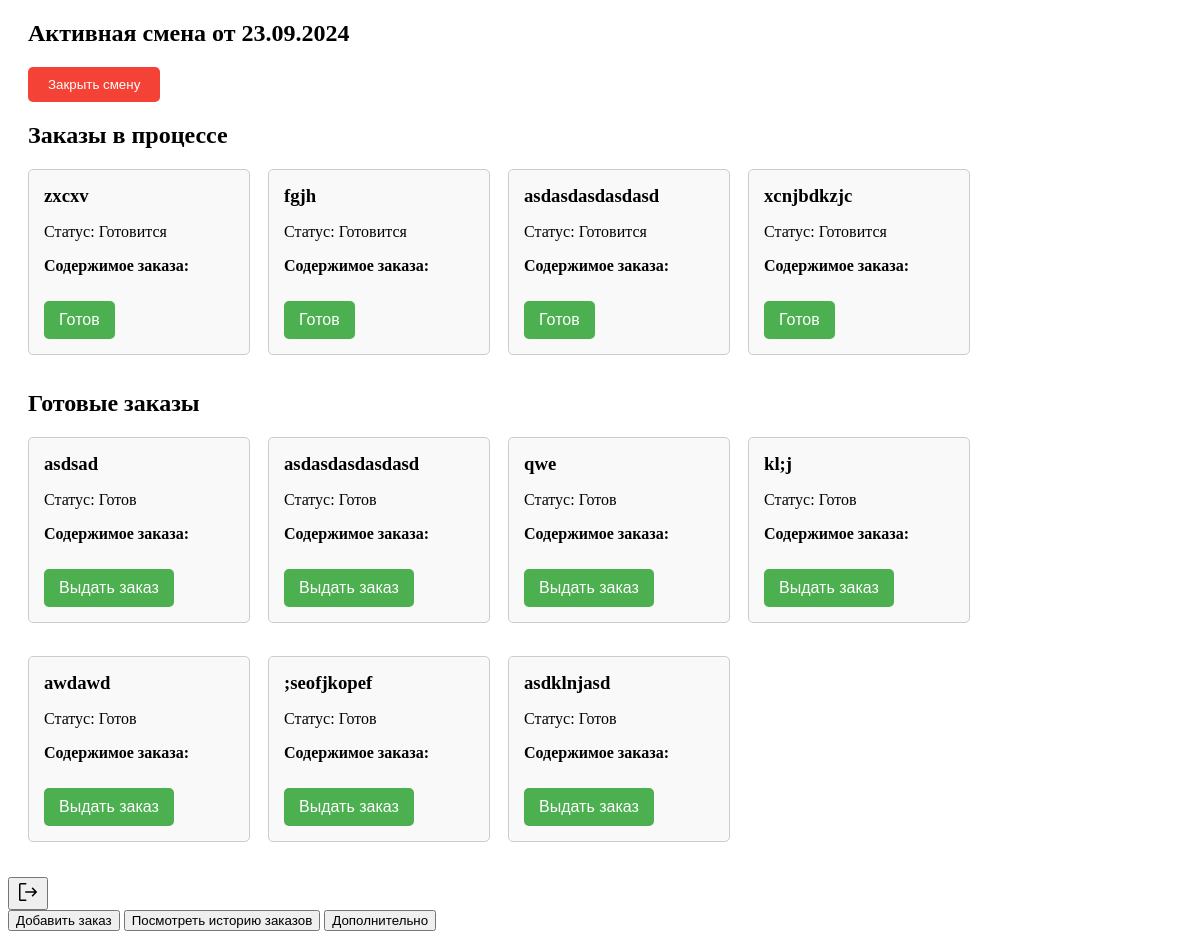
Page /worker_panel (signed in) on the earlier database version.
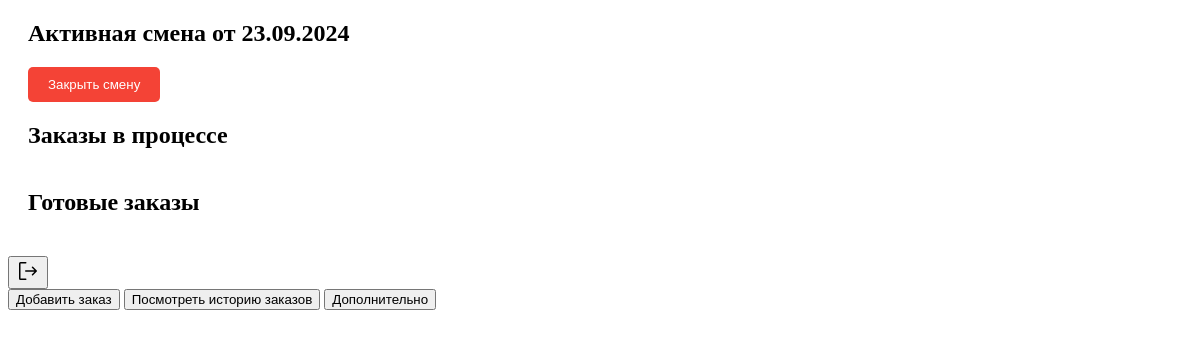
Same page on the later database version.
### main/models.py (models this page shows, shortened)
class Shift(models.Model):
    date = models.DateField(default=timezone.now, unique=True)
    orders = models.ManyToManyField(Order, related_name='shifts')
    is_active = models.BooleanField(default=False)

class Order(models.Model):
    ORDER_STATUS_CHOICES = [
        ('ready', 'Готов'),
        ('in_progress', 'Готовится'),
        ('cancelled', 'Отклонен'),
        ('completed', 'Завершен')
    ]
    order_status = models.CharField(choices=ORDER_STATUS_CHOICES, max_length=11)
    order_name = models.CharField(max_length=50)
    order_content = models.ManyToManyField(ProductInOrder)
    time_created = models.TimeField(default=timezone.now)
    time_completed = models.TimeField(default=timezone.now)
    time_prepared = models.TimeField(default=timezone.now)

### main/views.py (the view)
# urls.py: path('worker_panel', views.worker_panel, name='worker_panel'),
@login_required
def worker_panel(request):
    message = None
    orders_in_progress = Order.objects.filter(order_status='in_progress')
    orders_ready = Order.objects.filter(order_status='ready')
    try:
        shift = get_object_or_404(Shift, is_active=True)
    except:
        active_shifts = Shift.objects.filter(is_active=True)
        for shift in active_shifts:
            if shift.date != timezone.now().date():
                shift.is_active = False
                message = f'Смена от {shift.date} не была закрыта.'
                shift.save()
    if request.method == 'POST':
        shift.is_active = False
        shift.save()
        return render(request, 'main/end_of_shift.html')
    print(message)
    return render(request, 'main/worker_panel.html', {'orders_in_progress': orders_in_progress, 'orders_ready': orders_ready, 'shift': shift, 'message': message})

### main/templates/main/worker_panel.html (shortened to what this page needs)
{% extends 'main/layout.html' %}
{% block content %}
<div class="shift-container">
    <h2>Активная смена от {{ shift.date|date:"d.m.Y" }}</h2>
    <form method="post">
        <button type="submit" class="close-shift-btn">Закрыть смену</button>
    </form>
</div>
<div class="orders-container">
    <h2>Заказы в процессе</h2>
    <div class="order-container-content">
        {% for order_in_progress in orders_in_progress %}
        <div class="order-container">
            <h3>{{ order_in_progress.order_name }}</h3>
            <p>Статус: {{ order_in_progress.get_order_status_display }}</p>
            <h4>Содержимое заказа:</h4>
            <button class="mark-ready" data-order-id="{{ order_in_progress.id }}">Готов</button>
        </div>
        {% endfor %}
    </div>
    <h2>Готовые заказы</h2>
    <div class="order-container-content">
        {% for order_ready in orders_ready %}
        <div class="order-container">
            <h3>{{ order_ready.order_name }}</h3>
            <p>Статус: {{ order_ready.get_order_status_display }}</p>
            <h4>Содержимое заказа:</h4>
            <button class="complete-order" data-order-id="{{ order_ready.id }}">Выдать заказ</button>
        </div>
        {% endfor %}
    </div>
</div>
<form action="{% url 'logout' %}" method="post">
    <div class="text-white" data-icon="SignOut" data-size="24px" data-weight="regular">
        <button type="submit">
        </button>
    </div>
</form>
<a href="{% url 'add_order' %}"><button>Добавить заказ</button></a>
<a href="{% url 'orders_history' %}"><button>Посмотреть историю заказов</button></a>
<a href="{% url 'additional_panel' %}"><button>Дополнительно</button></a>
{% endblock %}

Differences in the rows shown:
removed Order: order_name "zxcxv", order_status "Готовится", shown under "Заказы в процессе"
removed Order: order_name "fgjh", order_status "Готовится", shown under "Заказы в процессе"
removed Order: order_name "asdasdasdasdasd", order_status "Готовится", shown under "Заказы в процессе"
removed Order: order_name "xcnjbdkzjc", order_status "Готовится", shown under "Заказы в процессе"
no longer on this page (row edited): Order: order_name "asdsad", order_status "Готов", shown under "Готовые заказы"
removed Order: order_name "asdasdasdasdasd", order_status "Готов", shown under "Готовые заказы"
removed Order: order_name "qwe", order_status "Готов", shown under "Готовые заказы"
removed Order: order_name "kl;j", order_status "Готов", shown under "Готовые заказы"
removed Order: order_name "awdawd", order_status "Готов", shown under "Готовые заказы"
removed Order: order_name ";seofjkopef", order_status "Готов", shown under "Готовые заказы"
removed Order: order_name "asdklnjasd", order_status "Готов", shown under "Готовые заказы"
